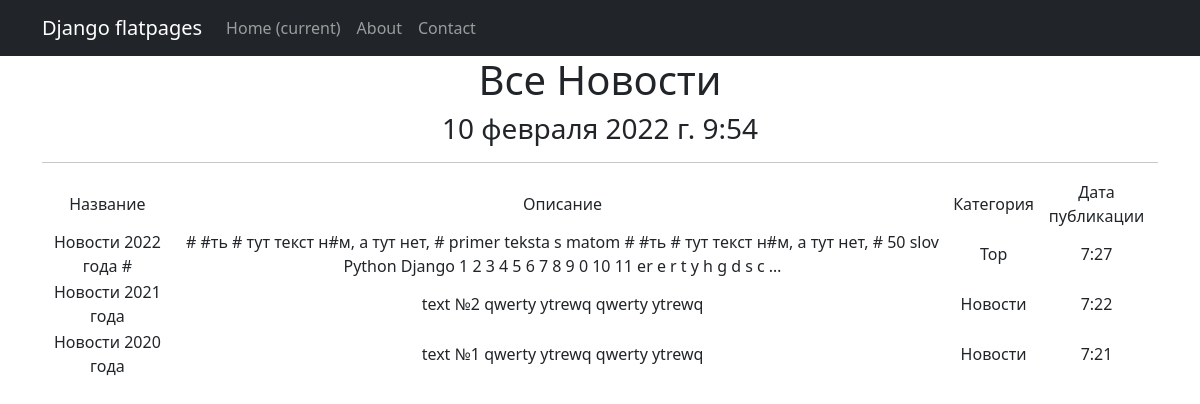
Page /news/ on the committed database.
### news/models.py (models this page shows, shortened)
class Post(models.Model):
    name = models.CharField(
        max_length=50,
        unique=True,  # названия товаров не должны повторяться
    )
    description = models.TextField()
    time = models.TimeField(auto_now=False, auto_now_add=False)
    """quantity = models.IntegerField(
       validators=[MinValueValidator(0)],
    )"""
    category = models.ForeignKey(
        to='Category',
        on_delete=models.CASCADE,
        related_name='news',  # все продукты в категории будут доступны через поле products
    )

class Category(models.Model):
    name = models.CharField(max_length=100, unique=True)  # названия категорий тоже не должны повторяться

### news/views.py (the view)
# urls.py: path('', PostList.as_view()),# т. к. сам по себе это класс, то нам надо представить этот класс в виде view. Для этого вызываем метод as_view
class PostList(ListView):
    model = Post  # указываем модель, объекты которой мы будем выводить
    template_name = 'news.html'  # указываем имя шаблона, где будет лежать HTML, в котором будут все инструкции о том, как именно пользователю должны вывестись наши объекты
    context_object_name = 'news'  # это имя списка, в котором будут лежать все объекты, его надо указать, чтобы обратиться к самому списку объектов через HTML-шаблон
    queryset = Post.objects.order_by('-id')  # настроили пораметр отображения более новый продукт
    def get_context_data(self, **kwargs):
        context = super().get_context_data(**kwargs)
        context['time_now'] = datetime.utcnow()  # добавим переменную текущей даты time_now
        context['value1'] = None  # добавим ещё одну пустую переменную, чтобы на её примере посмотреть работу другого фильтра
        return context

### news/templatetags/custom_filters.py (called while the page is built)
@register.filter(name='censor')
def censor(value):
    if isinstance(value, str):
        list = ['ух', 'ор', 'ах', 'ай', 'бля', 'сука', 'хуй', 'дебил', ] # Список нецензурных слов
        for A in list:
            value = value.replace(A, '#') # Замена совпадений подстроки на @!#%
        return str(value)
    else:
        raise ValueError(f'Нельзя преобразовать {type(value)}')

### templates/news.html (shortened to what this page needs)
{% extends 'flatpages/default.html' %}
{% load custom_filters %}
{% block content %}
    <h1>Все Новости</h1>
    <h3>{{ time_now }}</h3>
    <hr>
    {% if news %}
        <table>
            <tr>
                <td>
                    Название
                </td>
                <td>
                    Описание
                </td>
                <td>
                    Категория
                </td>
                <td>
                    Дата публикации
                </td>
            </tr>
        {% for post in news %}
            <tr>
                <td>
                    {{ post.name|censor }}
                </td>
                <td>
                    {{ post.description|truncatewords:50|censor }}
                </td>
                <td>
                    {{ post.category.name }}
                </td>
                <td>
                    {{ post.time }}
                </td>
            </tr>
        {% endfor %}
        </table>
    {% else %}
        <h2>Новостей нет!</h2>
    {% endif %}
{% endblock content %}

### templates/flatpages/default.html (shortened to what this page needs)
<!DOCTYPE html>
<html lang="en">
    <head>
        {% load static %}
        <link href="{% static 'css/styles.css' %}" rel="stylesheet" />
    </head>
    <body>
<nav class="navbar navbar-expand-lg navbar-dark bg-dark static-top">
   <div class="container">
       <a class="navbar-brand" href="#">Django flatpages</a>
       <div class="collapse navbar-collapse" id="navbarResponsive">
           <ul class="navbar-nav ml-auto">
               <li class="nav-item active">
                   <a class="nav-link" href="#">Home
                       <span class="sr-only">(current)</span>
                   </a>
               </li>
               <li class="nav-item">
                   <a class="nav-link" href="/about/">About</a>
               </li>
               <li class="nav-item">
                   <a class="nav-link" href="/contacts/">Contact</a>
               </li>
           </ul>
       </div>
   </div>
</nav>
        <div class="container">
            <div class="row">
                <div class="col-lg-12 text-center">
                {% block content %}
                {% endblock content %}
                </div>
            </div>
        </div>
    </body>
</html>

### rows in the picture
Post: name|censor "Новости 2022 года #", description|censor "# #ть # тут текст н#м, а тут нет, # primer teksta s matom # #ть # тут текст н#м, а тут нет, # 50 slov Python Django 1 2 3 4 5 6 7 8 9 0 10 11 er e r t y h g d s c …", category.name "Top", time "7:27"
Post: name|censor "Новости 2021 года", description|censor "text №2 qwerty ytrewq qwerty ytrewq", category.name "Новости", time "7:22"
Post: name|censor "Новости 2020 года", description|censor "text №1 qwerty ytrewq qwerty ytrewq", category.name "Новости", time "7:21"

### other values in the picture
{{ time_now }} "10 февраля 2022 г. 9:54"
